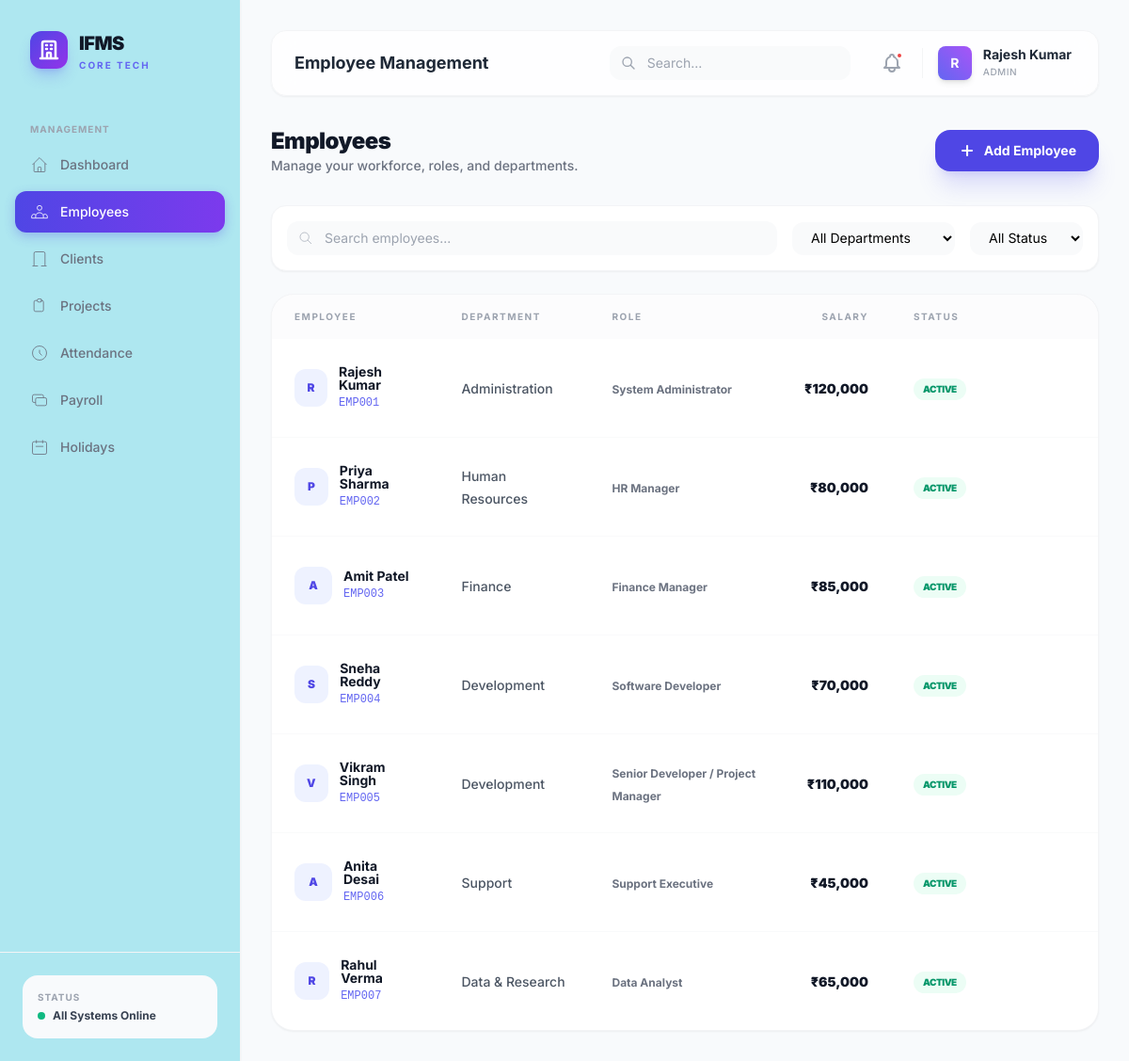
Page /admin/employees.php (signed in) on the committed database.
### tables this page shows
CREATE TABLE IF NOT EXISTS users (
    id INT AUTO_INCREMENT PRIMARY KEY,
    email VARCHAR(255) NOT NULL UNIQUE,
    password VARCHAR(255) NOT NULL,
    role ENUM('admin','employee','client') NOT NULL DEFAULT 'employee',
    full_name VARCHAR(255) NOT NULL,
    phone VARCHAR(20),
    avatar VARCHAR(500),
    is_active TINYINT(1) DEFAULT 1,
    last_login DATETIME,
    created_at TIMESTAMP DEFAULT CURRENT_TIMESTAMP,
    updated_at TIMESTAMP DEFAULT CURRENT_TIMESTAMP ON UPDATE CURRENT_TIMESTAMP
);

CREATE TABLE IF NOT EXISTS employees (
    id INT AUTO_INCREMENT PRIMARY KEY,
    user_id INT NOT NULL,
    employee_code VARCHAR(20) NOT NULL UNIQUE,
    department_id INT NOT NULL,
    designation VARCHAR(100),
    senior_developer_id INT,
    employment_type ENUM('full-time','part-time','contract','intern') DEFAULT 'full-time',
    date_of_joining DATE NOT NULL,
    date_of_birth DATE,
    gender ENUM('male','female','other'),
    address TEXT,
    city VARCHAR(100),
    state VARCHAR(100),
    pincode VARCHAR(10),
    emergency_contact VARCHAR(20),
    bank_name VARCHAR(100),
    bank_account_no VARCHAR(50),
    ifsc_code VARCHAR(20),
    pan_number VARCHAR(20),
    aadhar_number VARCHAR(20),
    base_salary DECIMAL(12,2) DEFAULT 0,
    hra DECIMAL(12,2) DEFAULT 0,
    da DECIMAL(12,2) DEFAULT 0,
    special_allowance DECIMAL(12,2) DEFAULT 0,
    pf_deduction DECIMAL(12,2) DEFAULT 0,
    tax_deduction DECIMAL(12,2) DEFAULT 0,
    other_deductions DECIMAL(12,2) DEFAULT 0,
    is_active TINYINT(1) DEFAULT 1,
    created_at TIMESTAMP DEFAULT CURRENT_TIMESTAMP,
    updated_at TIMESTAMP DEFAULT CURRENT_TIMESTAMP ON UPDATE CURRENT_TIMESTAMP,
    FOREIGN KEY (user_id) REFERENCES users(id) ON DELETE CASCADE,
    FOREIGN KEY (department_id) REFERENCES departments(id),
    FOREIGN KEY (senior_developer_id) REFERENCES employees(id) ON DELETE SET NULL
);

CREATE TABLE IF NOT EXISTS departments (
    id INT AUTO_INCREMENT PRIMARY KEY,
    name VARCHAR(100) NOT NULL UNIQUE,
    slug VARCHAR(100) NOT NULL UNIQUE,
    description TEXT,
    head_employee_id INT,
    is_active TINYINT(1) DEFAULT 1,
    created_at TIMESTAMP DEFAULT CURRENT_TIMESTAMP
);

### config/auth.php (called while the page is built, shortened)
<?php
function isLoggedIn()
{
    return isset($_SESSION['user_id']) && !empty($_SESSION['user_id']);
}
function getCurrentUser()
{
    return [
        'id' => $_SESSION['user_id'],
        'email' => $_SESSION['user_email'],
        'phone' => $_SESSION['user_phone'] ?? null,
        'role' => $_SESSION['user_role'],
        'full_name' => $_SESSION['user_name'],
        'avatar' => $_SESSION['user_avatar'] ?? null,
        'department' => $_SESSION['user_department'] ?? null,
        'department_slug' => $_SESSION['user_department_slug'] ?? null,
        'employee_id' => $_SESSION['employee_id'] ?? null,
        'designation' => $_SESSION['user_designation'] ?? null,
        'organization_id' => $_SESSION['organization_id'] ?? null,
        'organization_name' => $_SESSION['organization_name'] ?? null,
        'senior_developer_id' => $_SESSION['senior_developer_id'] ?? null,
    ];
}

### admin/employees.php (the view, shortened to what this page needs)
<?php
require_once __DIR__ . '/../config/auth.php';
$db = getDB();
$pageTitle = 'Employee Management';
$employees = $db->query("
    SELECT e.*, u.full_name, u.email, u.phone, d.name AS department_name,
           sd.full_name as senior_full_name
    FROM employees e
    JOIN users u ON e.user_id = u.id
    JOIN departments d ON e.department_id = d.id
    LEFT JOIN employees se ON e.senior_developer_id = se.id
    LEFT JOIN users sd ON se.user_id = sd.id
    ORDER BY e.employee_code ASC
")->fetchAll();
include __DIR__ . '/../includes/header.php';
?>
<div class="flex flex-col sm:flex-row sm:items-center justify-between gap-4 mb-8">
    <div>
        <h2 class="text-2xl font-black text-gray-900 tracking-tight">Employees</h2>
        <p class="text-sm text-gray-500 font-medium">Manage your workforce, roles, and departments.</p>
    </div>
    <button onclick="openModal('add-employee-modal')" class="inline-flex items-center gap-2 px-6 py-3 bg-indigo-600 text-white rounded-2xl font-bold text-sm hover:bg-indigo-700 shadow-xl shadow-indigo-500/20 transition-all active:scale-95">
        <svg class="w-5 h-5" fill="none" stroke="currentColor" viewBox="0 0 24 24"><path stroke-linecap="round" stroke-linejoin="round" stroke-width="2.5" d="M12 6v6m0 0v6m0-6h6m-6 0H6"/></svg>
        Add Employee
    </button>
</div>
<div class="bg-white p-4 rounded-2xl border border-gray-100 shadow-sm mb-6 flex flex-wrap gap-4 items-center">
    <div class="flex-1 min-w-[200px] relative">
        <svg class="w-4 h-4 absolute left-3 top-1/2 -translate-y-1/2 text-gray-400" fill="none" stroke="currentColor" viewBox="0 0 24 24"><path d="M21 21l-6-6m2-5a7 7 0 11-14 0 7 7 0 0114 0z"/></svg>
        <input type="text" id="searchInput" placeholder="Search employees..." class="w-full pl-10 pr-4 py-2 bg-gray-50 border-none rounded-xl text-sm focus:ring-2 focus:ring-indigo-500/20" onkeyup="filterTable()">
    </div>
    <select id="deptFilter" class="bg-gray-50 border-none rounded-xl text-sm px-4 py-2 focus:ring-2 focus:ring-indigo-500/20 min-w-[150px]" onchange="filterTable()">
        <option value="">All Departments</option>
    </select>
    <select id="statusFilter" class="bg-gray-50 border-none rounded-xl text-sm px-4 py-2 focus:ring-2 focus:ring-indigo-500/20 min-w-[120px]" onchange="filterTable()">
        <option value="">All Status</option>
    </select>
</div>
<div class="bg-white rounded-3xl border border-gray-100 shadow-sm overflow-hidden">
    <div class="overflow-x-auto">
        <table class="w-full" id="employeeTable">
            <thead>
                <tr class="text-left text-[10px] font-black text-gray-400 uppercase tracking-[0.15em] bg-gray-50/50">
                    <th class="px-6 py-4">Employee</th>
                    <th class="px-6 py-4">Department</th>
                    <th class="px-6 py-4">Role</th>
                    <th class="px-6 py-4 text-right">Salary</th>
                    <th class="px-6 py-4">Status</th>
                    <th class="px-6 py-4"></th>
                </tr>
            </thead>
            <tbody class="divide-y divide-gray-50">
                <?php foreach ($employees as $emp): ?>
                <tr class="hover:bg-gray-50/50 transition-colors group employee-row" data-dept="<?= $emp['department_id'] ?>" data-status="<?= $emp['is_active'] ?>" data-name="<?= strtolower($emp['full_name']) ?>" data-code="<?= strtolower($emp['employee_code']) ?>">
                    <td class="px-6 py-4">
                        <div class="flex items-center gap-3">
                            <div class="w-10 h-10 rounded-xl bg-indigo-50 flex items-center justify-center text-indigo-600 font-black text-xs">
                                <?= strtoupper(substr($emp['full_name'], 0, 1)) ?>
                            </div>
                            <div>
                                <p class="text-sm font-bold text-gray-900 leading-none"><?= htmlspecialchars($emp['full_name']) ?></p>
                                <p class="text-xs text-indigo-500 font-mono mt-1"><?= $emp['employee_code'] ?></p>
                            </div>
                        </div>
                    </td>
                    <td class="px-6 py-4">
                        <span class="text-sm font-medium text-gray-600"><?= htmlspecialchars($emp['department_name']) ?></span>
                    </td>
                    <td class="px-6 py-4">
                        <span class="text-xs font-bold text-gray-500"><?= $emp['designation'] ?></span>
                    </td>
                    <td class="px-6 py-4 text-right">
                        <span class="text-sm font-black text-gray-900">₹<?= number_format($emp['base_salary']) ?></span>
                    </td>
                    <td class="px-6 py-4">
                        <span class="inline-flex items-center px-2.5 py-1 rounded-full text-[10px] font-black uppercase tracking-tighter <?= $emp['is_active'] ? 'bg-emerald-50 text-emerald-600' : 'bg-red-50 text-red-600' ?>">
                            <?= $emp['is_active'] ? 'Active' : 'Inactive' ?>
                        </span>
                    </td>
                    <td class="px-6 py-4 text-right">
                    </td>
                </tr>
                <?php endforeach; ?>
            </tbody>
        </table>
    </div>
</div>
<?php include __DIR__ . '/../includes/footer.php'; ?>

### includes/header.php (shortened to what this page needs)
<?php
require_once __DIR__ . '/../config/auth.php';
$user = getCurrentUser();
?>
<!DOCTYPE html>
<html lang="en">
<head>
    <script src="https://cdn.tailwindcss.com"></script>
</head>
<body class="bg-slate-50 min-h-screen">
    <div class="flex">
        <?php include_once __DIR__ . '/sidebar.php'; ?>
        <main class="flex-1 min-h-screen transition-all duration-300 ml-0 lg:ml-64 p-4 lg:p-8">
            <header class="flex items-center justify-between mb-8 bg-white/80 backdrop-blur-md sticky top-4 z-40 px-6 py-3 rounded-2xl border border-gray-100 shadow-sm">
                <div class="flex items-center gap-4">
                    <h1 class="text-lg font-bold text-gray-800 hidden sm:block"><?= $pageTitle ?? 'Dashboard' ?></h1>
                </div>
                <div class="flex items-center gap-3 lg:gap-6">
                    <div class="hidden md:flex items-center relative">
                        <svg class="w-4 h-4 absolute left-3 text-gray-400" fill="none" stroke="currentColor" viewBox="0 0 24 24"><path stroke-linecap="round" stroke-linejoin="round" stroke-width="2" d="M21 21l-6-6m2-5a7 7 0 11-14 0 7 7 0 0114 0z"/></svg>
                        <input type="text" placeholder="Search..." class="pl-10 pr-4 py-2 bg-gray-50 border-none rounded-xl text-sm focus:ring-2 focus:ring-indigo-500/20 w-64">
                    </div>
                    <div class="flex items-center gap-2">
                        <button class="p-2 text-gray-400 hover:text-indigo-600 hover:bg-indigo-50 rounded-xl transition-colors relative">
                            <span class="absolute top-2 right-2 w-2 h-2 bg-red-500 rounded-full border-2 border-white"></span>
                        </button>
                        <div class="relative group">
                            <button class="flex items-center gap-3 p-1 hover:bg-gray-50 rounded-xl transition-all">
                                <div class="w-9 h-9 rounded-lg bg-gradient-to-tr from-indigo-500 to-purple-500 flex items-center justify-center text-white font-bold text-sm shadow-md">
                                    <?= strtoupper(substr($user['full_name'], 0, 1)) ?>
                                </div>
                                <div class="hidden sm:block text-left">
                                    <p class="text-sm font-bold text-gray-800 leading-none"><?= htmlspecialchars($user['full_name']) ?></p>
                                    <p class="text-[10px] font-medium text-gray-400 mt-1 uppercase tracking-wider"><?= $user['role'] ?></p>
                                </div>
                            </button>
                        </div>
                    </div>
                </div>
            </header>

### includes/header.php (style rules this page uses)
* { font-family: 'Inter', sans-serif; }

### rows in the picture
users: full_name "R", full_name "Rajesh Kumar"
employees: user.full_name "R", user.full_name "Rajesh Kumar", employee_code "EMP001", department.name "Administration", designation "System Administrator", base_salary "120,000", is_active "ACTIVE"
employees: user.full_name "P", user.full_name "Priya Sharma", employee_code "EMP002", department.name "Human Resources", designation "HR Manager", base_salary "80,000", is_active "ACTIVE"
employees: user.full_name "A", user.full_name "Amit Patel", employee_code "EMP003", department.name "Finance", designation "Finance Manager", base_salary "85,000", is_active "ACTIVE"
employees: user.full_name "S", user.full_name "Sneha Reddy", employee_code "EMP004", department.name "Development", designation "Software Developer", base_salary "70,000", is_active "ACTIVE"
employees: user.full_name "V", user.full_name "Vikram Singh", employee_code "EMP005", department.name "Development", designation "Senior Developer / Project Manager", base_salary "110,000", is_active "ACTIVE"
employees: user.full_name "A", user.full_name "Anita Desai", employee_code "EMP006", department.name "Support", designation "Support Executive", base_salary "45,000", is_active "ACTIVE"
employees: user.full_name "R", user.full_name "Rahul Verma", employee_code "EMP007", department.name "Data & Research", designation "Data Analyst", base_salary "65,000", is_active "ACTIVE"

### other values in the picture
$pageTitle "Employee Management"
$user['role'] "ADMIN"
